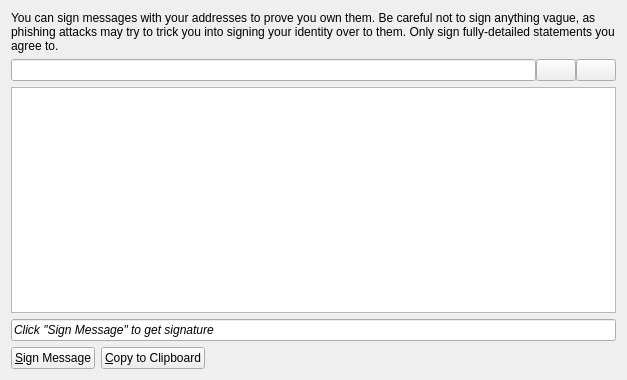
<?xml version="1.0" encoding="UTF-8"?>
<ui version="4.0">
 <class>MessagePage</class>
 <widget class="QWidget" name="MessagePage">
  <property name="geometry">
   <rect>
    <x>0</x>
    <y>0</y>
    <width>627</width>
    <height>380</height>
   </rect>
  </property>
  <property name="windowTitle">
   <string>Message</string>
  </property>
  <layout class="QVBoxLayout" name="verticalLayout">
   <item>
    <widget class="QLabel" name="labelExplanation">
     <property name="text">
      <string>You can sign messages with your addresses to prove you own them. Be careful not to sign anything vague, as phishing attacks may try to trick you into signing your identity over to them. Only sign fully-detailed statements you agree to.</string>
     </property>
     <property name="textFormat">
      <enum>Qt::AutoText</enum>
     </property>
     <property name="wordWrap">
      <bool>true</bool>
     </property>
    </widget>
   </item>
   <item>
    <layout class="QHBoxLayout" name="horizontalLayout_3">
     <property name="spacing">
      <number>0</number>
     </property>
     <item>
      <widget class="QValidatedLineEdit" name="signFrom">
       <property name="toolTip">
        <string>The address to sign the message with  (e.g. 3ejGZHz88phviD9uL6EeXVf53SLoSXjENm)</string>
       </property>
       <property name="maxLength">
        <number>34</number>
       </property>
      </widget>
     </item>
     <item>
      <widget class="QPushButton" name="addressBookButton">
       <property name="toolTip">
        <string>Choose adress from address book</string>
       </property>
       <property name="text">
        <string/>
       </property>
       <property name="icon">
        <iconset resource="../dystater.qrc">
         <normaloff>:/icons/address-book</normaloff>:/icons/address-book</iconset>
       </property>
       <property name="shortcut">
        <string>Alt+A</string>
       </property>
       <property name="autoDefault">
        <bool>false</bool>
       </property>
       <property name="flat">
        <bool>false</bool>
       </property>
      </widget>
     </item>
     <item>
      <widget class="QPushButton" name="pasteButton">
       <property name="toolTip">
        <string>Paste address from clipboard</string>
       </property>
       <property name="text">
        <string/>
       </property>
       <property name="icon">
        <iconset resource="../dystater.qrc">
         <normaloff>:/icons/editpaste</normaloff>:/icons/editpaste</iconset>
       </property>
       <property name="shortcut">
        <string>Alt+P</string>
       </property>
       <property name="autoDefault">
        <bool>false</bool>
       </property>
      </widget>
     </item>
    </layout>
   </item>
   <item>
    <widget class="QPlainTextEdit" name="message">
     <property name="toolTip">
      <string>Enter the message you want to sign here</string>
     </property>
    </widget>
   </item>
   <item>
    <widget class="QLineEdit" name="signature">
     <property name="font">
      <font>
       <italic>true</italic>
      </font>
     </property>
     <property name="text">
      <string>Click &quot;Sign Message&quot; to get signature</string>
     </property>
     <property name="readOnly">
      <bool>true</bool>
     </property>
    </widget>
   </item>
   <item>
    <layout class="QHBoxLayout" name="horizontalLayout">
     <item>
      <widget class="QPushButton" name="signMessage">
       <property name="toolTip">
        <string>Sign a message to prove you own this address</string>
       </property>
       <property name="text">
        <string>&amp;Sign Message</string>
       </property>
       <property name="icon">
        <iconset resource="../dystater.qrc">
         <normaloff>:/icons/edit</normaloff>:/icons/edit</iconset>
       </property>
      </widget>
     </item>
     <item>
      <widget class="QPushButton" name="copyToClipboard">
       <property name="toolTip">
        <string>Copy the current signature to the system clipboard</string>
       </property>
       <property name="text">
        <string>&amp;Copy to Clipboard</string>
       </property>
       <property name="icon">
        <iconset resource="../dystater.qrc">
         <normaloff>:/icons/editcopy</normaloff>:/icons/editcopy</iconset>
       </property>
      </widget>
     </item>
     <item>
      <spacer name="horizontalSpacer">
       <property name="orientation">
        <enum>Qt::Horizontal</enum>
       </property>
       <property name="sizeHint" stdset="0">
        <size>
         <width>40</width>
         <height>20</height>
        </size>
       </property>
      </spacer>
     </item>
    </layout>
   </item>
  </layout>
 </widget>
 <customwidgets>
  <customwidget>
   <class>QValidatedLineEdit</class>
   <extends>QLineEdit</extends>
   <header>qvalidatedlineedit.h</header>
  </customwidget>
 </customwidgets>
 <resources>
  <include location="../dystater.qrc"/>
 </resources>
 <connections/>
</ui>
